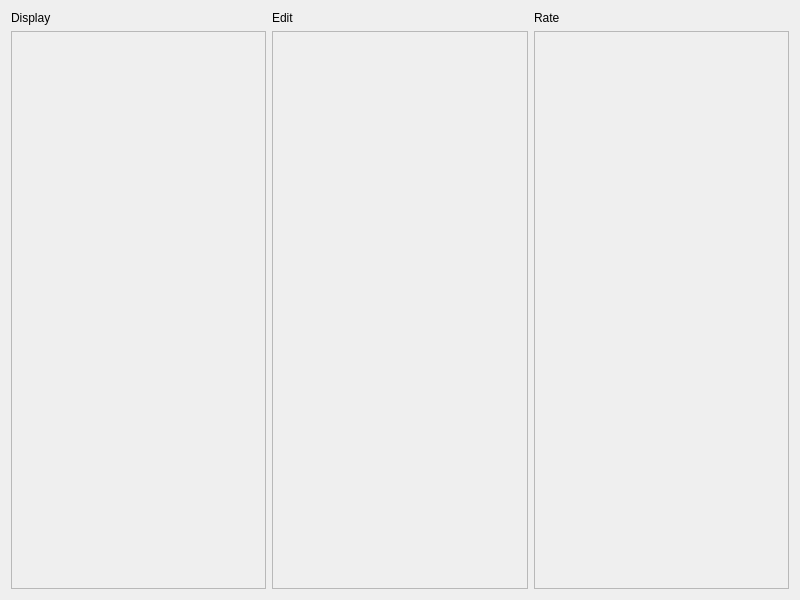
<?xml version="1.0" encoding="UTF-8"?>
<ui version="4.0">
 <class>QtConceptMapViewTestsDialog</class>
 <widget class="QDialog" name="QtConceptMapViewTestsDialog">
  <property name="geometry">
   <rect>
    <x>0</x>
    <y>0</y>
    <width>800</width>
    <height>600</height>
   </rect>
  </property>
  <property name="windowTitle">
   <string>View tests</string>
  </property>
  <layout class="QGridLayout" name="gridLayout">
   <item row="0" column="0">
    <widget class="QLabel" name="label_display">
     <property name="text">
      <string>Display</string>
     </property>
    </widget>
   </item>
   <item row="0" column="1">
    <widget class="QLabel" name="label_edit">
     <property name="text">
      <string>Edit</string>
     </property>
    </widget>
   </item>
   <item row="0" column="2">
    <widget class="QLabel" name="label_rate">
     <property name="text">
      <string>Rate</string>
     </property>
    </widget>
   </item>
   <item row="1" column="0">
    <widget class="QScrollArea" name="scrollArea_display">
     <property name="widgetResizable">
      <bool>true</bool>
     </property>
     <widget class="QWidget" name="display_contents">
      <property name="geometry">
       <rect>
        <x>0</x>
        <y>0</y>
        <width>255</width>
        <height>561</height>
       </rect>
      </property>
     </widget>
    </widget>
   </item>
   <item row="1" column="1">
    <widget class="QScrollArea" name="scrollArea_edit">
     <property name="widgetResizable">
      <bool>true</bool>
     </property>
     <widget class="QWidget" name="edit_contents">
      <property name="geometry">
       <rect>
        <x>0</x>
        <y>0</y>
        <width>254</width>
        <height>561</height>
       </rect>
      </property>
     </widget>
    </widget>
   </item>
   <item row="1" column="2">
    <widget class="QScrollArea" name="scrollArea_rate">
     <property name="widgetResizable">
      <bool>true</bool>
     </property>
     <widget class="QWidget" name="rate_contents">
      <property name="geometry">
       <rect>
        <x>0</x>
        <y>0</y>
        <width>255</width>
        <height>561</height>
       </rect>
      </property>
     </widget>
    </widget>
   </item>
  </layout>
 </widget>
 <resources/>
 <connections/>
</ui>
